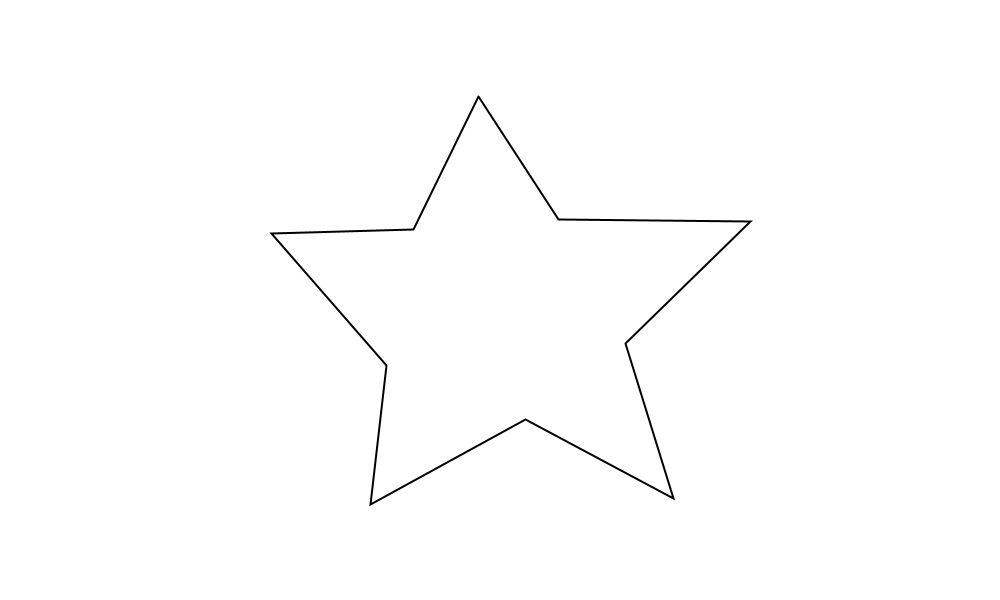
Frame 1 (no input)
Frame 60 (the mouse pressed at the canvas centre just before this capture): identical to frame 1, image omitted
Frame 120 (the mouse held since frame 60 and released just before this capture): identical to frame 1, image omitted

The Processing sketch that drew this single still picture (run headless with seeded random() and noise(); from frame 60 on, the mouse is pressed at the canvas centre):

// Processing sketch: GenerateCode191959
// ── GenerateCode191959.pde
float [] pointX = new float [5000];
float [] pointY = new float [5000];
int [] pointStrokeFlag = new int [5000];
int [] pointMoveFlag = new int [5000];
int [] pointMoveFLAGX = new int [5000];
int [] pointMoveFLAGY = new int [5000];
float [] pointVX = new float [5000];
float [] pointVY = new float [5000];

float [] lineX1 = new float [500];
float [] lineY1 = new float [500];
float [] lineX2 = new float [500];
float [] lineY2 = new float [500];
float [] lineW = new float [500];
float [] lineH = new float [500];
int [] lineStrokeFlag = new int [500];
int [] lineMoveFlag = new int [500];
int [] lineMoveFLAGX = new int [500];
int [] lineMoveFLAGY = new int [500];
float [] lineVX = new float [500];
float [] lineVY = new float [500];

float [] rectX = new float [500];
float [] rectY = new float [500];
float [] rectW = new float [500];
float [] rectH = new float [500];
float [] rectX2 = new float [500];
float [] rectY2 = new float [500];
int [] rectFillFlag = new int [500];
int [] rectMoveFlag = new int [500];
int [] rectMoveFLAGX = new int [500];
int [] rectMoveFLAGY = new int [500];
float [] rectVX = new float [500];
float [] rectVY = new float [500];

int [] beginShapeFLAG = new int [500];
float [][] vertexX = new float [500][500];
float [][] vertexY = new float [500][500];
int [] vertexFillFlag = new int [500];
int [] vertexFlag = new int [500];
int [] lastVertexFlag = new int [500];
int vertexCount;
int [] vertexMoveFlag = new int [500];
float [] vertexMoveFLAGX = new float [500];
float [] vertexMoveFLAGY = new float [500];
float [] MaxX = new float [500];
float [] minX = new float [500];
float [] MaxY = new float [500];
float [] minY = new float [500];
float [][] DistX = new float [500][500];
float [][] distX = new float [500][500];
float [][] DistY = new float [500][500];
float [][] distY = new float [500][500];
float [] vertexVX = new float [500];
float [] vertexVY = new float [500];

int [] ellipFillFlag = new int [500];
int [] ellipMoveFlag = new int [500];
int [] ellipMoveFLAGX = new int [500];
int [] ellipMoveFLAGY = new int [500];
float [] ellipX = new float [500];
float [] ellipY = new float [500];
float [] ellipR1 = new float [500];
float [] ellipR2 = new float [500];
int [] ellipFlag = new int [500];
int [] ellipFLAG = new int [500];
float [] ellipVX = new float [500];
float [] ellipVY = new float [500];

void setup(){
  size(1000, 600);
  for(int p=0; p<5000; p++){
    pointVX[p]=random(1, 3);
    pointVY[p]=random(1, 3);
    pointMoveFLAGX[p]=(int)random(2);
    pointMoveFLAGY[p]=(int)random(2);
  }
  for(int l=0; l<500; l++){
    lineVX[l]=random(1, 3);
    lineVY[l]=random(1, 3);
    lineMoveFLAGX[l]=(int)random(2);
    lineMoveFLAGY[l]=(int)random(2);
  }
  for(int r=0; r<500; r++){
    rectVX[r]=random(1, 3);
    rectVY[r]=random(1, 3);
    rectMoveFLAGX[r]=(int)random(2);
    rectMoveFLAGY[r]=(int)random(2);
  }
  for(int v=0; v<500; v++){
    vertexVX[v]=random(1, 3);
    vertexVY[v]=random(1, 3);
    vertexMoveFLAGX[v]=(int)random(2);
    vertexMoveFLAGY[v]=(int)random(2);
  }
  for (int e=0; e<500; e++) {
    ellipVX[e]=random(1, 3);
    ellipVY[e]=random(1, 3);
    ellipMoveFLAGX[e]=(int)random(2);
    ellipMoveFLAGY[e]=(int)random(2);
  }
  vertexX[0][0]=478.3333;
  vertexY[0][0]=96.666664;
  vertexX[0][1]=413.3333;
  vertexY[0][1]=229.99998;
  vertexX[0][2]=271.66666;
  vertexY[0][2]=233.33333;
  vertexX[0][3]=386.66666;
  vertexY[0][3]=365.0;
  vertexX[0][4]=370.0;
  vertexY[0][4]=504.99997;
  vertexX[0][5]=525.0;
  vertexY[0][5]=419.99997;
  vertexX[0][6]=673.3333;
  vertexY[0][6]=498.3333;
  vertexX[0][7]=625.0;
  vertexY[0][7]=343.3333;
  vertexX[0][8]=750.0;
  vertexY[0][8]=221.66666;
  vertexX[0][9]=558.3333;
  vertexY[0][9]=219.99998;
}

void draw(){
  background(255);
  for(int p=0; p<5000; p++){
    if (pointX[p]==0 && pointY[p]==0){
    continue;
    }
    if(pointStrokeFlag[p]==0){
      stroke(0);
    }
    if(pointStrokeFlag[p]==1){
      stroke(255, 0, 0);
    }
    strokeWeight(10);
    if(pointMoveFlag[p]==1){
      if(pointX[p]>width){
        pointX[p]=width;
        pointMoveFLAGX[p]=1;
      }
      if(pointX[p]<0){
        pointX[p]=0;
        pointMoveFLAGX[p]=0;
      }
      if(pointMoveFLAGX[p]==0) pointX[p]+=pointVX[p];
      if(pointMoveFLAGX[p]==1) pointX[p]-=pointVX[p];
      if(pointY[p]>height){
        pointY[p]=height;
        pointMoveFLAGY[p]=1;
      }
      if(pointY[p]<0){
        pointY[p]=0;
        pointMoveFLAGY[p]=0;
      }
      if(pointMoveFLAGY[p]==0) pointY[p]+=pointVY[p];
      if(pointMoveFLAGY[p]==1) pointY[p]-=pointVY[p];
    }
    point(pointX[p], pointY[p]);
  }
  strokeWeight(2);

  for(int l=0; l<500; l++){
    if(lineX1[l]==0 && lineY1[l]==0){
      continue;
    }
    if(lineStrokeFlag[l]==1){
      stroke(0, 0, 255);
    } else {
      stroke(0);
    }
    strokeWeight(5);
    if(lineMoveFlag[l]==1){
      if(lineX1[l]<=lineX2[l]){
        lineW[l]=lineX2[l]-lineX1[l];
        if(lineX2[l]>width){
          lineX1[l]=width-lineW[l];
          lineX2[l]=width;
          lineMoveFLAGX[l]=1;
        }
        if (lineX1[l]<0) {
          lineX1[l]=0;
          lineX2[l]=0+lineW[l];
          lineMoveFLAGX[l]=0;
        }
        if (lineMoveFLAGX[l]==0) {
          lineX1[l]=lineX1[l]+lineVX[l];
          lineX2[l]=lineX2[l]+lineVX[l];
        }
        if (lineMoveFLAGX[l]==1) {
          lineX1[l]=lineX1[l]-lineVX[l];
          lineX2[l]=lineX2[l]-lineVX[l];
        }
      }
      if (lineX1[l]>lineX2[l]) {
        lineW[l]=lineX1[l]-lineX2[l];
        if (lineX1[l]>width) {
          lineX1[l]=width;
          lineX2[l]=width-lineW[l];
          lineMoveFLAGX[l]=1;
        }
        if (lineX2[l]<0) {
          lineX1[l]=0+lineW[l];
          lineX2[l]=0;
          lineMoveFLAGX[l]=0;
        }
        if (lineMoveFLAGX[l]==0) {
          lineX1[l]=lineX1[l]+lineVX[l];
          lineX2[l]=lineX2[l]+lineVX[l];
        }
        if (lineMoveFLAGX[l]==1) {
          lineX1[l]=lineX1[l]-lineVX[l];
          lineX2[l]=lineX2[l]-lineVX[l];
        }
        if (lineY1[l]<=lineY2[l]) {
          lineH[l]=lineY2[l]-lineY1[l];
          if (lineY2[l]>height) {
            lineY1[l]=height-lineH[l];
            lineY2[l]=height;
            lineMoveFLAGY[l]=1;
          }
          if (lineY1[l]<0) {
            lineY1[l]=0;
            lineY2[l]=0+lineH[l];
            lineMoveFLAGY[l]=0;
          }
          if (lineMoveFLAGY[l]==0) {
            lineY1[l]=lineY1[l]+lineVY[l];
            lineY2[l]=lineY2[l]+lineVY[l];
          }
          if (lineMoveFLAGY[l]==1) {
            lineY1[l]=lineY1[l]-lineVY[l];
            lineY2[l]=lineY2[l]-lineVY[l];
          }
        }
        if (lineY1[l]>lineY2[l]) {
          lineH[l]=lineY1[l]-lineY2[l];
          if (lineY1[l]>height) {
            lineY1[l]=height;
            lineY2[l]=height-lineH[l];
            lineMoveFLAGY[l]=1;
          }
          if (lineY2[l]<0) {
            lineY1[l]=0+lineH[l];
            lineY2[l]=0;
            lineMoveFLAGY[l]=0;
          }
          if (lineMoveFLAGY[l]==0) {
            lineY1[l]=lineY1[l]+lineVY[l];
            lineY2[l]=lineY2[l]+lineVY[l];
          }
          if (lineMoveFLAGY[l]==1) {
            lineY1[l]=lineY1[l]-lineVY[l];
            lineY2[l]=lineY2[l]-lineVY[l];
          }
        }
      }
    }
    line(lineX1[l], lineY1[l], lineX2[l], lineY2[l]);
  }
  strokeWeight(2);

  for (int r=0; r<500; r++) {
    if (rectX[r]==0 && rectY[r]==0) {
      continue;
    }
    if (rectFillFlag[r]==1) {
      fill(0, 255, 0, 80);
    } else {
      noFill();
    }
    stroke(0);
    if (rectMoveFlag[r]==1) {
      rectX2[r]=rectX[r]+rectW[r];
      if (rectX[r]<=rectX2[r]) {
        if (rectX2[r]>width) {
          rectX[r]=width-rectW[r];
          rectMoveFLAGX[r]=1;
        }
        if (rectX[r]<0) {
          rectX[r]=0;
          rectMoveFLAGX[r]=0;
        }
      } else if (rectX[r]>rectX2[r]) {
        if (rectX[r]>width) {
          rectX[r]=width;
          rectMoveFLAGX[r]=1;
        }
        if (rectX2[r]<0) {
          rectX[r]=0-rectW[r];
          rectMoveFLAGX[r]=0;
        }
      }
      if (rectMoveFLAGX[r]==0) rectX[r]=rectX[r]+rectVX[r];
      if (rectMoveFLAGX[r]==1) rectX[r]=rectX[r]-rectVX[r];
      rectY2[r]=rectY[r]+rectH[r];
      if (rectY[r]<=rectY2[r]) {
        if (rectY2[r]>height) {
          rectY[r]=height-rectH[r];
          rectMoveFLAGY[r]=1;
        }
        if (rectY[r]<0) {
          rectY[r]=0;
          rectMoveFLAGY[r]=0;
        }
      } else if (rectY[r]>rectY2[r]) {
        if (rectY[r]>height) {
          rectY[r]=height;
          rectMoveFLAGY[r]=1;
        }
        if (rectY2[r]<0) {
          rectY[r]=0-rectH[r];
          rectMoveFLAGY[r]=0;
        }
      }
      if (rectMoveFLAGY[r]==0) rectY[r]=rectY[r]+rectVY[r];
      if (rectMoveFLAGY[r]==1) rectY[r]=rectY[r]-rectVY[r];
    }
    rect(rectX[r], rectY[r], rectW[r], rectH[r]);
  }

  for (int v1=0; v1<500; v1++) {
    vertexCount=0;
    if (vertexFillFlag[v1]==1) {
      fill(0, 255, 255, 80);
    } else {
      noFill();
    }
    stroke(0);
    strokeWeight(2);
    beginShape();
    for (int v2=0; v2<500; v2++) {
      if (vertexX[v1][v2]==0 && vertexY[v1][v2]==0) {
        lastVertexFlag[v1]=1;
        if (lastVertexFlag[v1]==1) {
          vertex(vertexX[v1][0], vertexY[v1][0]);
          vertexCount++;
        }
        break;
      }
      vertex(vertexX[v1][v2], vertexY[v1][v2]);
      vertexCount++;
    }
    endShape();
    if (lastVertexFlag[v1]==1 && vertexMoveFlag[v1]==1) {
      MaxX[v1] = vertexX[v1][0];
      minX[v1] = vertexX[v1][0];
      MaxY[v1] = vertexY[v1][0];
      minY[v1] = vertexY[v1][0];
      for (int v=0; v<vertexCount-1; v++) {
        if (MaxX[v1]<vertexX[v1][v]) MaxX[v1]=vertexX[v1][v];
        if (minX[v1]>vertexX[v1][v]) minX[v1]=vertexX[v1][v];
        if (MaxY[v1]<vertexY[v1][v]) MaxY[v1]=vertexY[v1][v];
        if (minY[v1]>vertexY[v1][v]) minY[v1]=vertexY[v1][v];
      }
      for (int v=0; v<vertexCount-1; v++) {
        DistX[v1][v]=MaxX[v1]-vertexX[v1][v];
        DistY[v1][v]=MaxY[v1]-vertexY[v1][v];
        distX[v1][v]=vertexX[v1][v]-minX[v1];
        distY[v1][v]=vertexY[v1][v]-minY[v1];
      }
      if (MaxX[v1]>width) {
        for (int v=0; v<vertexCount-1; v++) {
          vertexX[v1][v]=width-DistX[v1][v];
        }
        vertexMoveFLAGX[v1]=1;
      }
      if (minX[v1]<0) {
        for (int v=0; v<vertexCount-1; v++) {
          vertexX[v1][v]=0+distX[v1][v];
        }
        vertexMoveFLAGX[v1]=0;
      }
      if (vertexMoveFLAGX[v1]==0) {
        for (int v=0; v<vertexCount-1; v++) {
          vertexX[v1][v]=vertexX[v1][v]+vertexVX[v1];
        }
      }
      if (vertexMoveFLAGX[v1]==1) {
        for (int v=0; v<vertexCount-1; v++) {
          vertexX[v1][v]=vertexX[v1][v]-vertexVX[v1];
        }
      }
      if (MaxY[v1]>height) {
        for (int v=0; v<vertexCount-1; v++) {
          vertexY[v1][v]=height-DistY[v1][v];
        }
        vertexMoveFLAGY[v1]=1;
      }
      if (minY[v1]<0) {
        for (int v=0; v<vertexCount-1; v++) {
          vertexY[v1][v]=0+distY[v1][v];
        }
        vertexMoveFLAGY[v1]=0;
      }
      if (vertexMoveFLAGY[v1]==0) {
        for (int v=0; v<vertexCount-1; v++) {
          vertexY[v1][v]=vertexY[v1][v]+vertexVY[v1];
        }
      }
      if (vertexMoveFLAGY[v1]==1) {
        for (int v=0; v<vertexCount-1; v++) {
          vertexY[v1][v]=vertexY[v1][v]-vertexVY[v1];
        }
      }
    }
  }

  for (int e=0; e<500; e++) {
    if (ellipX[e]==0 && ellipY[e]==0) {
      continue;
    }
    if (ellipFillFlag[e]==1) {
      fill(255, 255, 0, 80);
    } else {
      noFill();
    }
    if (ellipMoveFlag[e]==1) {
      if (ellipR1[e]>=0) {
        if (ellipX[e]>width-ellipR1[e]) {
          ellipX[e]=width-ellipR1[e];
          ellipMoveFLAGX[e]=1;
        }
        if (ellipX[e]<0+ellipR1[e]) {
          ellipX[e]=0+ellipR1[e];
          ellipMoveFLAGX[e]=0;
        }
      }
      if (ellipR1[e]<0) {
        if (ellipX[e]>width+ellipR1[e]) {
          ellipX[e]=width+ellipR1[e];
          ellipMoveFLAGX[e]=1;
        }
        if (ellipX[e]<0-ellipR1[e]) {
          ellipX[e]=0-ellipR1[e];
          ellipMoveFLAGX[e]=0;
        }
      }
      if (ellipMoveFLAGX[e]==0) ellipX[e]=ellipX[e]+ellipVX[e];
      if (ellipMoveFLAGX[e]==1) ellipX[e]=ellipX[e]-ellipVX[e];
      if (ellipR2[e]>=0) {
        if (ellipY[e]>height-ellipR2[e]) {
          ellipY[e]=height-ellipR2[e];
          ellipMoveFLAGY[e]=1;
        }
        if (ellipY[e]<0+ellipR2[e]) {
          ellipY[e]=0+ellipR2[e];
          ellipMoveFLAGY[e]=0;
        }
      }
      if (ellipR2[e]<0) {
        if (ellipY[e]>height+ellipR2[e]) {
          ellipY[e]=height+ellipR2[e];
          ellipMoveFLAGY[e]=1;
        }
        if (ellipY[e]<0-ellipR2[e]) {
          ellipY[e]=0-ellipR2[e];
          ellipMoveFLAGY[e]=0;
        }
      }
      if (ellipMoveFLAGY[e]==0) ellipY[e]=ellipY[e]+ellipVY[e];
      if (ellipMoveFLAGY[e]==1) ellipY[e]=ellipY[e]-ellipVY[e];
    }
    stroke(0);
    ellipse(ellipX[e], ellipY[e], 2*ellipR1[e], 2*ellipR2[e]);
  }
}
